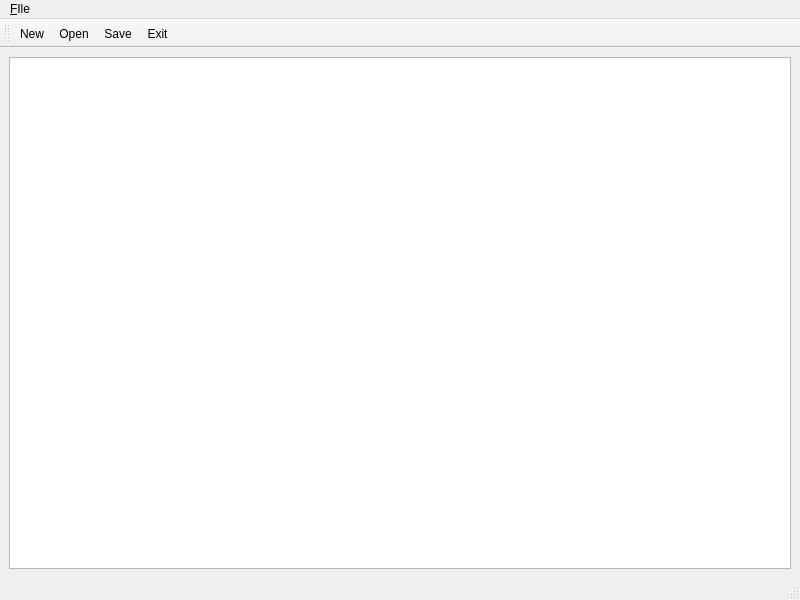
<?xml version="1.0" encoding="UTF-8"?>
<ui version="4.0">
 <class>tw_window</class>
 <widget class="QMainWindow" name="tw_window">
  <property name="geometry">
   <rect>
    <x>0</x>
    <y>0</y>
    <width>800</width>
    <height>600</height>
   </rect>
  </property>
  <property name="windowTitle">
   <string>Window</string>
  </property>
  <widget class="TextEdit" name="centralwidget">
   <layout class="QVBoxLayout" name="verticalLayout">
    <item>
     <widget class="QTextEdit" name="textEdit"/>
    </item>
   </layout>
  </widget>
  <widget class="QMenuBar" name="menubar">
   <property name="geometry">
    <rect>
     <x>0</x>
     <y>0</y>
     <width>800</width>
     <height>27</height>
    </rect>
   </property>
   <widget class="QMenu" name="menu_FIle">
    <property name="title">
     <string>&amp;FIle</string>
    </property>
    <addaction name="action_New"/>
    <addaction name="action_Open"/>
    <addaction name="action_Save"/>
    <addaction name="separator"/>
    <addaction name="action_Exit"/>
   </widget>
   <addaction name="menu_FIle"/>
  </widget>
  <widget class="QStatusBar" name="statusbar"/>
  <widget class="QToolBar" name="toolBar">
   <property name="windowTitle">
    <string>toolBar</string>
   </property>
   <attribute name="toolBarArea">
    <enum>TopToolBarArea</enum>
   </attribute>
   <attribute name="toolBarBreak">
    <bool>false</bool>
   </attribute>
   <addaction name="action_New"/>
   <addaction name="action_Open"/>
   <addaction name="action_Save"/>
   <addaction name="action_Exit"/>
  </widget>
  <action name="action_New">
   <property name="icon">
    <iconset theme="QIcon::ThemeIcon::DocumentNew"/>
   </property>
   <property name="text">
    <string>&amp;New</string>
   </property>
  </action>
  <action name="action_Open">
   <property name="icon">
    <iconset theme="QIcon::ThemeIcon::DocumentOpen"/>
   </property>
   <property name="text">
    <string>&amp;Open</string>
   </property>
  </action>
  <action name="action_Save">
   <property name="icon">
    <iconset theme="QIcon::ThemeIcon::DocumentSave"/>
   </property>
   <property name="text">
    <string>&amp;Save</string>
   </property>
  </action>
  <action name="action_Exit">
   <property name="icon">
    <iconset theme="QIcon::ThemeIcon::WindowClose"/>
   </property>
   <property name="text">
    <string>&amp;Exit</string>
   </property>
  </action>
 </widget>
 <customwidgets>
  <customwidget>
   <class>TextEdit</class>
   <extends>QWidget</extends>
   <header>textedit.h</header>
   <container>1</container>
  </customwidget>
 </customwidgets>
 <resources/>
 <connections/>
</ui>
